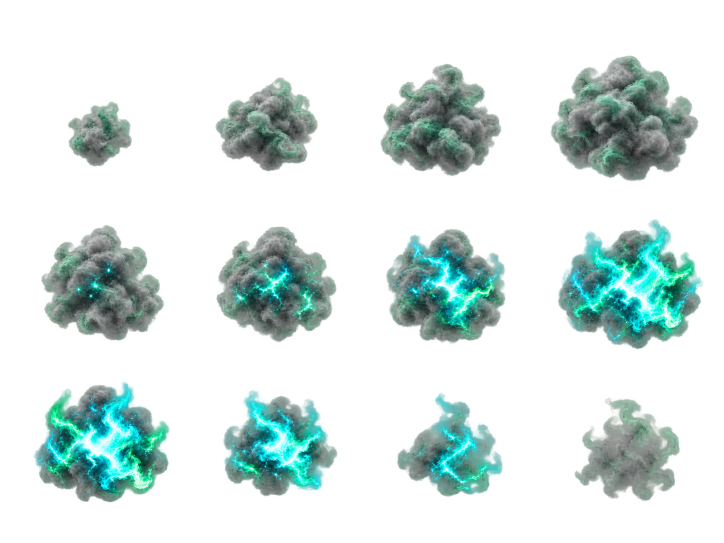
#> input picture assets/source/dragon-cloud-flame-v2.png, 1448 x 1086 px (shown at 1/2 size)
$ python build_dragon_cloud.py
#> lines starting #> are read from the running program, lines starting #| are printed output that depends on the picture; after the words box and inside, x2 and y2 are one past the last pixel; in counts of white or black regions, pixels touching at a corner belong together
### app/behavior_art.py
"""Painted gestures and reversible posture transitions for each illustrated pet."""

SIGNATURES = {
    "bunny": ("wash_face", "sniff", "hind_stretch"),
    "mookrata": ("wag_tail", "sniff_ground", "play_bow"),
    "kitten": ("groom", "knead", "watch_tail"),
    "bibi": ("preen", "wing_stretch", "one_leg"),
    "dragon": ("hug_tail", "hiccup", "wing_blanket"),
}
EXTRA_CLIPS = {
    character: {name: tuple(f"extra_{name}_{i:02d}" for i in range(length))
                for name, length in [("wake_stretch", 25),
                                     *[(name, 20) for name in signatures],
                                     ("travel_ready", 25)]}
    for character, signatures in SIGNATURES.items()
}
EXTRA_CLIPS["dragon"]["hiccup"] = tuple(f"extra_hiccup_{i:02d}" for i in range(25))
for name, length in (("threat", 30), ("roar", 30), ("storm_hover", 140), ("wing_gust", 60), ("belly_smoke", 120), ("roll_enter", 15), ("roll_loop", 90), ("roll_exit", 15), ("fury", 180), ("ground_ready", 25), ("ground_walk", 40), ("run", 40), ("ignition_reaction", 40)):
    EXTRA_CLIPS["dragon"][name] = tuple(f"extra_{name}_{i:02d}" for i in range(length))
from app.dragon_personality import NEW_ACTIVITIES, PERCH_CLIPS
for name in (*NEW_ACTIVITIES, *PERCH_CLIPS):
    EXTRA_CLIPS['dragon'][name] = tuple(f'extra_{name}_{i:02d}' for i in range(40))
EXTRA_POSES = {character: tuple(pose for clip in clips.values() for pose in clip)
               for character, clips in EXTRA_CLIPS.items()}


# [17 lines left out: functions gesture_pose, posture, not called in this run]


class PostureTransition:
    """Join activities through painted body poses; never move while turning."""
    # [22 lines left out: functions __init__, connect, not called in this run]

    @property
    def active(self):
        return bool(self.queue)

    # [14 lines left out: functions step, pose, not called in this run]

### scripts/build_behavior_atlases.py
"""Append painted gestures and transitions; preserve the existing base frames.

Artwork baking only: Pillow, numpy, OpenCV. Runtime still uses only Tk.
"""

from pathlib import Path
import math
import sys

import cv2
import numpy as np
from PIL import Image, ImageOps

ROOT = Path(__file__).resolve().parents[1]
sys.path.insert(0, str(ROOT))
from app.behavior_art import EXTRA_CLIPS
from app.animation_clips import ALL_POSES
from app.dragon_animation import DRAGON_POSES, DRAGON_CLIPS
from build_pet_atlases import CELL, inbetweens, isolate

NAMES = {"bunny": "booboo", "mookrata": "moo-krata", "kitten": "kitten", "bibi": "bibi", "dragon": "dragon"}


def extract(source, count=25, columns=5):
#> called with count = 12, columns = 4
    sheet = Image.open(source).convert("RGBA")
#> sheet is the input picture: PIL image 1448x1086 RGBA; mean R, G, B, A 26.8, 45.8, 42.1, 63.3
    rgba = np.asarray(sheet).copy()
    core = cv2.morphologyEx(np.uint8(rgba[:, :, 3] > 180), cv2.MORPH_OPEN,
                           np.ones((5, 5), np.uint8))
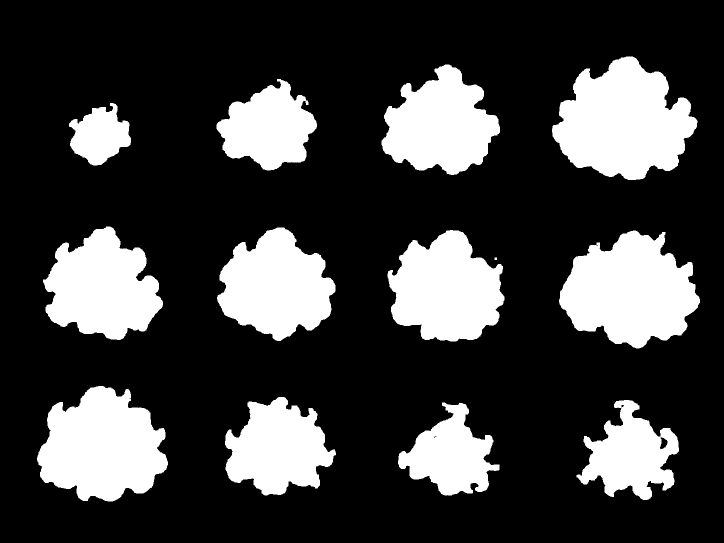
#> core: shape (1086, 1448) (shown at 1/2 size); values 0 (black) and 1 (white), 24.2% white; 13 white regions, largest, box (x1, y1, x2, y2) and area: (1104, 113, 1395, 360) 47724, (1118, 461, 1400, 697) 44845, (74, 772, 336, 1003) 42463
    _, labels, stats, centers = cv2.connectedComponentsWithStats(core, 8)
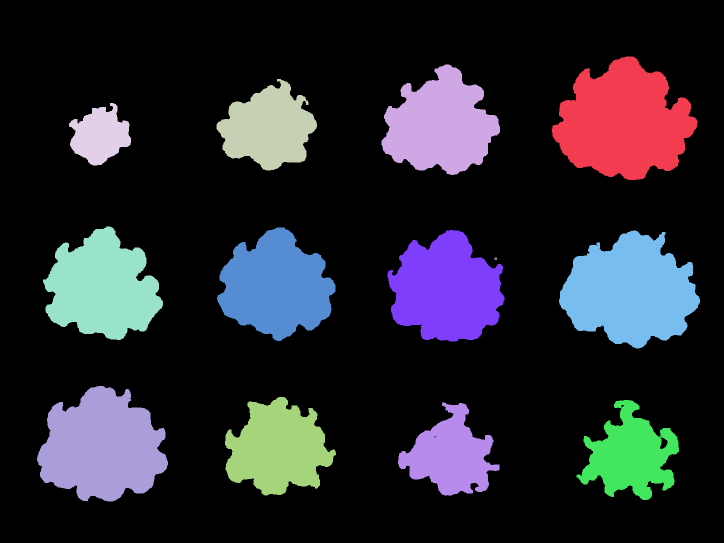
#> labels: shape (1086, 1448) int32 (shown at 1/2 size); 14 distinct labels, from 0 to 13; one colour per label, 0 black
#> stats = 14 rows, first 6: [0, 0, 1448, 1086, 1191216], [1104, 113, 291, 247, 47724], [763, 129, 237, 221, 33692], [433, 158, 201, 183, 23018], [138, 206, 124, 125, 9817], [86, 453, 240, 227, 36015]; centers = 14 rows, first 8: [711, 531.8], [1246.9, 244.3], [880.4, 249.4], [536.5, 255.6], [199.3, 270.6], [204, 574.5], [551.7, 572.3], [892, 578.9]
    bodies = list(np.argsort(stats[1:, cv2.CC_STAT_AREA])[-count:] + 1)
#> bodies = [4, 13, 12, 3, 11, 2, 6, 5, 7, 10, 8, 1]
    if len(bodies) != count or min(stats[i, cv2.CC_STAT_AREA] for i in bodies) < 1000:
        raise ValueError(f"Expected {count} complete subjects: {source}")
    bodies.sort(key=lambda i: centers[i, 1])
    ordered = []
    for row in range(count // columns):
        ordered.extend(sorted(bodies[row*columns:(row+1)*columns], key=lambda i: centers[i, 0]))
#> after the loop, ordered = [4, 3, 2, 1, 5, 6, 7, 8, 10, 11, 13, 12]
    result = []
    for body in ordered:
        mask = cv2.dilate(np.uint8(labels == body), np.ones((7, 7), np.uint8))
        subject = rgba.copy()
        subject[mask == 0] = 0
        clean = isolate(Image.fromarray(subject))
        bounds = clean.getchannel("A").getbbox()
        if not bounds or min(bounds[0], bounds[1], sheet.width-bounds[2], sheet.height-bounds[3]) < 2:
            raise ValueError(f"Clipped source body: {source}, {body}")
        result.append(clean.crop(bounds))
#> this loop made 12 passes
#> (count in isolate, stats in isolate, component in isolate, bounds) on passes 3, 5, 6, 7: (2, [[0, 0, 1448, 1086, 1539276], [763, 129, 237, 220, 33252]], 1, (761, 127, 1002, 351)), (2, [[0, 0, 1448, 1086, 1536951], [87, 453, 239, 227, 35577]], 1, (85, 451, 328, 681)), (2, [[0, 0, 1448, 1086, 1537318], [435, 455, 236, 227, 35210]], 1, (433, 453, 673, 684)), (2, [[0, 0, 1448, 1086, 1536251], [775, 461, 234, 222, 36277]], 1, (773, 459, 1011, 685))
#> pass 1, in extract, `mask = cv2.dilate(np.uint8(labels == body), np.ones((7, 7), np.uint8))`:
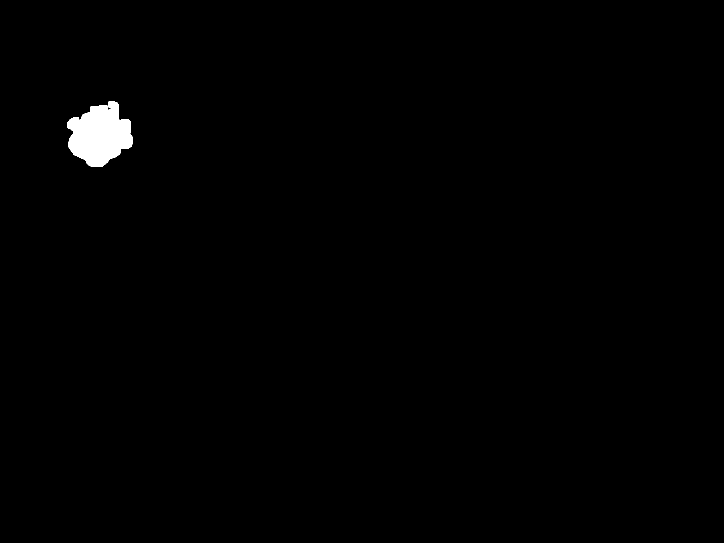
#> mask: shape (1086, 1448) (shown at 1/2 size); values 0 (black) and 1 (white), 0.74% white; 1 white region, box (x1, y1, x2, y2) and area: (135, 203, 265, 334) 11599
#> pass 1, in isolate, `rgba = np.asarray(image.convert("RGBA")).copy()`:
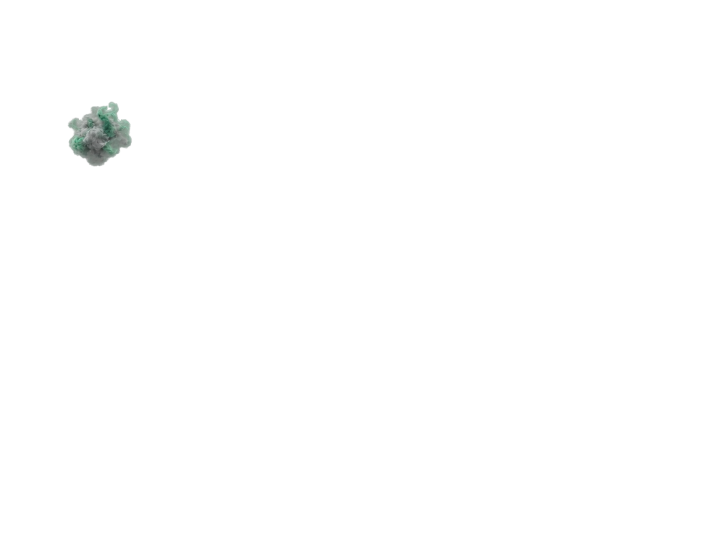
#> rgba: shape (1086, 1448, 4) (shown at 1/2 size); mean R, G, B, A 0.9, 1, 0.9, 1.6; transparent parts drawn white
#> pass 1, in isolate, `core = np.uint8(alpha > 200)`:
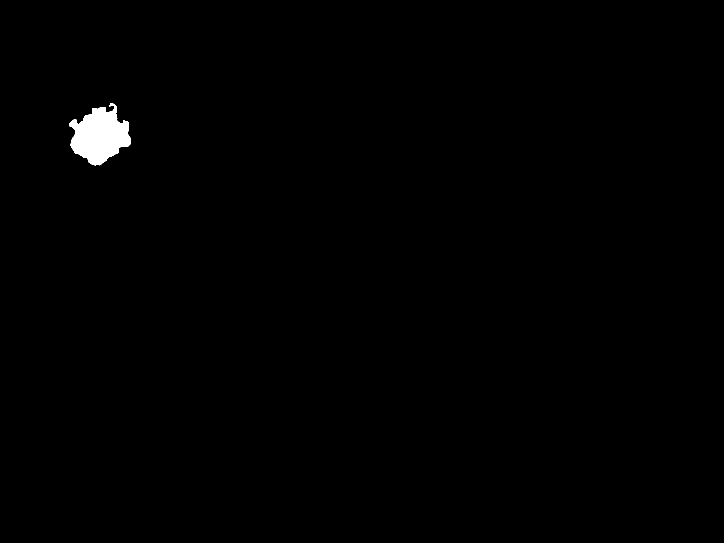
#> core: shape (1086, 1448) (shown at 1/2 size); values 0 (black) and 1 (white), 0.61% white; 1 white region, box (x1, y1, x2, y2) and area: (138, 207, 262, 331) 9548
#> after the loop:
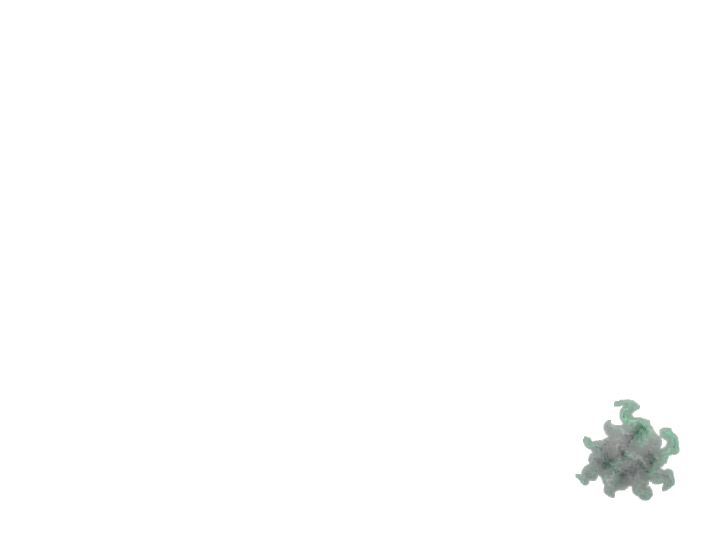
#> clean: PIL image 1448x1086 RGBA (shown at 1/2 size); mean R, G, B, A 2, 2.2, 2.1, 3.6; transparent parts drawn white
#> after the loop, result = 12 items
    return result


def frame_at(atlas, index):
    return atlas.crop((index % 5*CELL, index//5*CELL,
                       (index%5+1)*CELL, (index//5+1)*CELL))


# [137 lines left out: functions tween_path, normalize_row, save, build, not called in this run]


# [3 lines that do not run on import are left out]

### scripts/build_pet_atlases.py
"""Bake 40 painted keyframes and 45 inbetweens into 85 runtime frames.

Artwork regeneration only: pip install Pillow numpy opencv-python.
The application and packaged builds do not need these libraries.
"""

from pathlib import Path

import cv2
import numpy as np
from PIL import Image, ImageOps

ROOT = Path(__file__).resolve().parents[1]
CELL = 160
NAMES = {"bunny": "booboo", "mookrata": "moo-krata", "bibi": "bibi", "kitten": "kitten"}
CLIPS = (("idle", 15), ("walk", 20), ("roll", 20), ("sleep", 15), ("hop", 15))


def isolate(image):
    rgba = np.asarray(image.convert("RGBA")).copy()
    alpha = rgba[:, :, 3]
    # Generated alpha sometimes includes almost-transparent mask speckles.
    # Identify the solid subject, then retain its original soft fur perimeter.
    core = np.uint8(alpha > 200)
    core = cv2.morphologyEx(core, cv2.MORPH_OPEN, np.ones((3, 3), np.uint8))
    count, labels, stats, _ = cv2.connectedComponentsWithStats(core, 8)
    if count < 2:
        raise ValueError("Missing subject")
    component = 1 + np.argmax(stats[1:, cv2.CC_STAT_AREA])
    mask = cv2.dilate(np.uint8(labels == component), np.ones((5, 5), np.uint8)) > 0
    alpha[~mask | (alpha < 48)] = 0
    # Pure mask red/yellow are not the warm pink noses or golden beaks.
    r, g, b = (rgba[:, :, i] for i in range(3))
    mask_marks = ((r > 240) & (g < 35) & (b < 35)) | ((r > 240) & (g > 235) & (b < 30))
    alpha[mask_marks] = 0
    rgba[:, :, 3] = alpha
    rgba[alpha == 0, :3] = 0
    return Image.fromarray(rgba)


# [129 lines left out: functions extract_subjects, normalize, premultiplied, inbetweens, build, not called in this run]


# [3 lines that do not run on import are left out]

### scripts/build_dragon_cloud.py
"""Bake jade cloud accumulation and turquoise ignition, with intact alpha."""
from pathlib import Path
import sys
import numpy as np
from PIL import Image, ImageDraw

ROOT=Path(__file__).resolve().parents[1]
sys.path.insert(0,str(ROOT))
from build_pet_atlases import isolate
from build_behavior_atlases import extract
from build_dragon_stunt_effects import blend


# [9 lines left out: function tween_path, not called in this run]


def build():
    # Generated keyframes aren't perfectly grid-aligned: extract entire
    # connected clouds rather than cutting a wisp at a guessed cell border.
    cells=extract(ROOT/'assets/source/dragon-cloud-flame-v2.png',count=12,columns=4)
#> cells = 12 items
    flames=extract(ROOT/'assets/source/dragon-cloud-combustion.png',count=4,columns=2)
    scale=208/max(max(im.size) for im in cells)
    keys=[]
    for cell in cells:
        resized=cell.resize((round(cell.width*scale),round(cell.height*scale)),Image.Resampling.LANCZOS)
        key=Image.new('RGBA',(240,240)); key.alpha_composite(resized,((240-resized.width)//2,(240-resized.height)//2));keys.append(key)
    pure=[]
    flame_scale=208/max(max(im.size) for im in flames)
    for cell in flames:
        resized=cell.resize((round(cell.width*flame_scale),round(cell.height*flame_scale)),Image.Resampling.LANCZOS)
        key=Image.new('RGBA',(240,240));key.alpha_composite(resized,((240-resized.width)//2,(240-resized.height)//2));pure.append(key)
    # Hold the established cloud with subtle internal motion; ignition is
    # faster than emission. Shared endpoints prevent any phase discontinuity.
    held=[]
    for i in range(8):
        im=keys[3].transform((240,240),Image.Transform.AFFINE,(1,0,.65*np.sin(i*np.pi/7),0,1,.5*np.sin(i*np.pi/7)),Image.Resampling.BICUBIC)
        held.append(im)
    held[0]=held[-1]=keys[3]
    frames=tween_path(keys[:4],12)+held+tween_path([keys[3],*keys[4:8],pure[0]],12)+tween_path(pure[:3],8)+tween_path(pure[2:],8)
    frames[0]=blend(Image.new('RGBA',(240,240)),frames[0],.15)
    for i in range(41,48):
        frames[i]=blend(frames[i],Image.new('RGBA',(240,240)),((i-40)/7)**1.5)
    assert len(frames)==48
    for platform in ('macos','windows'):
        atlas=Image.new('RGBA',(960,2880))
        for i,frame in enumerate(frames):
            if platform=='windows':
                # Large dithered masks contain thousands of tiny regions,
                # which Tk/Windows can spend >100ms constructing per frame.
                # A coherent contour stays fast; window opacity supplies the
                # final smooth fade, while Mac retains full per-pixel alpha.
                frame=frame.copy()
                frame.putalpha(frame.getchannel('A').point(lambda a:255 if a>=48 else 0))
            atlas.alpha_composite(frame,(i%4*240,i//4*240))
        atlas.save(ROOT/f'assets/runtime/dragon-{platform}/cloud-flame.png',optimize=True)
    preview=Image.new('RGB',(960,275),'#14222b');draw=ImageDraw.Draw(preview)
    for column,(i,label) in enumerate(((5,'Slow emission'),(18,'Cloud gathers'),(29,'Turquoise ignition'),(36,'Blue-green flame'))):
        preview.paste(frames[i],(column*240,20),frames[i].getchannel('A'));draw.text((column*240+12,8),label,fill='white')
    preview.save(ROOT/'assets/readme/dragon-cloud-flame.png')
    from bake_effect_frames import bake
    bake(('cloud-flame',))
    print('Jade cloud: 48 padded frames, both platforms, fast Windows contours')


#> (the run stopped early here; a loop or call above may not have finished)
